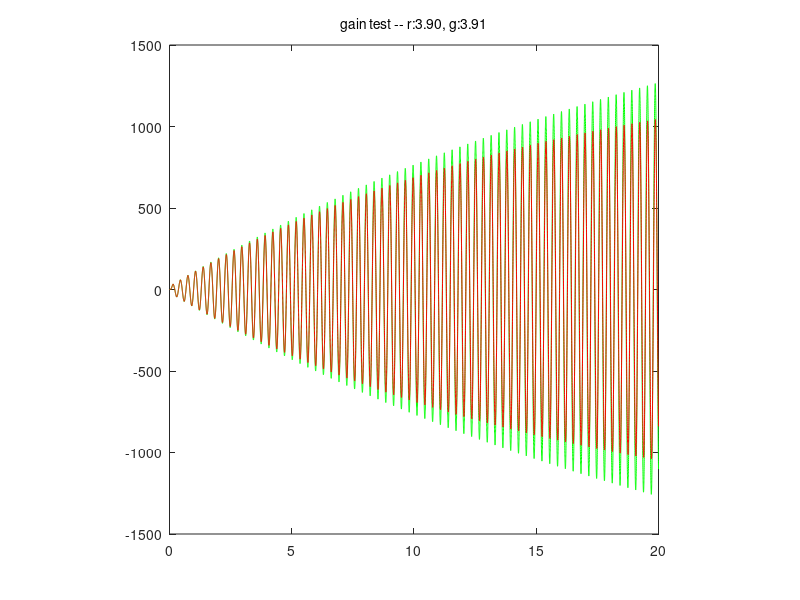

This figure's MATLAB source:
function fig = robtest_gain2()
% This is the machine-generated representation of a Handle Graphics object
% and its children.  Note that handle values may change when these objects
% are re-created. This may cause problems with any callbacks written to
% depend on the value of the handle at the time the object was saved.
%
% To reopen this object, just type the name of the M-file at the MATLAB
% prompt. The M-file and its associated MAT-file must be on your path.

load robtest_gain2

h0 = figure('Position',[296 390 560 420], ...
	'Tag','hotWind');
h1 = axes('Parent',h0, ...
	'Box','on', ...
	'CameraUpVector',[0 1 0], ...
	'ColorOrder',mat0, ...
	'NextPlot','add');
h2 = line('Parent',h1, ...
	'Color',[0 1 0], ...
	'XData',mat1, ...
	'YData',mat2);
h2 = line('Parent',h1, ...
	'Color',[1 0 0], ...
	'XData',mat3, ...
	'YData',mat4);
h2 = text('Parent',h1, ...
	'HandleVisibility','off', ...
	'HorizontalAlignment','center', ...
	'Position',[9.976905311778289 1535.190615835777 17.32050807568877], ...
	'String','gain test -- r:3.90, g:3.91', ...
	'VerticalAlignment','bottom');
set(get(h2,'Parent'),'Title',h2);
if nargout > 0, fig = h0; end
